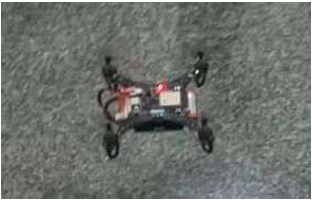
#> input picture reports/assets/NanoHawk_Drone.png, 312 x 200 px
$ python -i colour_tracker.py   (imports and definitions only)
#> lines starting #> are read from the running program, lines starting #| are printed output that depends on the picture; after the words box and inside, x2 and y2 are one past the last pixel; in counts of white or black regions, pixels touching at a corner belong together
#> further down, picture is the input picture: shape (200, 312, 3); mean B, G, R 107.5, 112.4, 108.8
"""
ColourTracker — HSV-based object tracker.

Directly derived from opecv-object-detection.py:
  - HSV colour range masking (default: orange)
  - Erosion + dilation noise reduction
  - Contour detection, largest contour selection
  - 10-point deque smoothing (matches smooth_x/y deque maxlen=10)
  - "Object Lost!" fallback to last known position

Can be used standalone (run on a frame) or injected into YoloService
as a fallback/alternative tracker.

Usage:
    ct = ColourTracker()
    result = ct.process(frame)   # returns ColourTrackResult
"""
from collections import deque
from dataclasses import dataclass
from typing import Optional

import cv2
import numpy as np


@dataclass
class ColourTrackResult:
    detected: bool
    center_x: int
    center_y: int
    bbox: tuple             # (x, y, w, h)
    smoothed_x: int
    smoothed_y: int
    lost: bool              # True if using last known position


# Default: orange — matches opecv-object-detection.py
_DEFAULT_LOWER = np.array([5, 100, 100])
_DEFAULT_UPPER = np.array([15, 255, 255])

# Structural elements for morphological ops — matches Python-Script
_KERNEL = np.ones((5, 5), np.uint8)
_MIN_AREA = 500             # Minimum contour area threshold (matches Python-Script)
_SMOOTH_WIN = 10            # Deque maxlen — matches smooth_x/y deque maxlen=10


class ColourTracker:
    """
    Tracks a coloured object in a BGR frame using HSV masking.
    Implements the same algorithm as opecv-object-detection.py.
    """

    def __init__(
        self,
        lower_hsv: Optional[np.ndarray] = None,
        upper_hsv: Optional[np.ndarray] = None,
    ):
        self._lower = lower_hsv if lower_hsv is not None else _DEFAULT_LOWER.copy()
        self._upper = upper_hsv if upper_hsv is not None else _DEFAULT_UPPER.copy()

        # Smoothing deques — matches smooth_x = deque(maxlen=10) in Python-Script
        self._smooth_x: deque[int] = deque(maxlen=_SMOOTH_WIN)
        self._smooth_y: deque[int] = deque(maxlen=_SMOOTH_WIN)
        self._last_x: Optional[int] = None
        self._last_y: Optional[int] = None

    def process(self, frame: np.ndarray) -> ColourTrackResult:
        """
        Detect coloured object in frame and return tracking result.
        Exact algorithm from opecv-object-detection.py.
        """
        hsv = cv2.cvtColor(frame, cv2.COLOR_BGR2HSV)
#> hsv: shape (200, 312, 3); mean H, S, V 56, 16.8, 113.5
        mask = cv2.inRange(hsv, self._lower, self._upper)
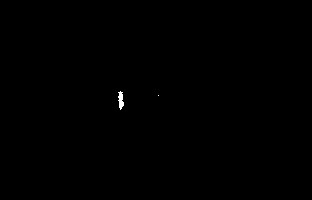
#> mask: shape (200, 312); 0.12% white; 2 white regions (1 under 20 px), largest, box (x1, y1, x2, y2) and area: (118, 91, 124, 110) 73

        # Noise reduction — matches Python-Script
        mask = cv2.erode(mask,  _KERNEL, iterations=1)
#> mask: shape (200, 312); every value is 0
        mask = cv2.dilate(mask, _KERNEL, iterations=2)

        contours, _ = cv2.findContours(
            mask, cv2.RETR_EXTERNAL, cv2.CHAIN_APPROX_SIMPLE)
#> contours = []

        if contours:
            largest = max(contours, key=cv2.contourArea)
            if cv2.contourArea(largest) > _MIN_AREA:
                x, y, w, h = cv2.boundingRect(largest)
                cx = x + w // 2
                cy = y + h // 2

                self._smooth_x.append(cx)
                self._smooth_y.append(cy)

                sx = int(sum(self._smooth_x) / len(self._smooth_x))
                sy = int(sum(self._smooth_y) / len(self._smooth_y))

                self._last_x, self._last_y = sx, sy

                return ColourTrackResult(
                    detected=True,
                    center_x=cx,
                    center_y=cy,
                    bbox=(x, y, w, h),
                    smoothed_x=sx,
                    smoothed_y=sy,
                    lost=False,
                )

        # Object not found — return last known position (matches Python-Script behaviour)
        if self._last_x is not None:
            return ColourTrackResult(
                detected=False,
                center_x=self._last_x,
                center_y=self._last_y,
                bbox=(0, 0, 0, 0),
                smoothed_x=self._last_x,
                smoothed_y=self._last_y,
                lost=True,
            )

        return ColourTrackResult(
            detected=False,
            center_x=0, center_y=0,
            bbox=(0, 0, 0, 0),
            smoothed_x=0, smoothed_y=0,
            lost=False,
        )

    # [46 lines left out: functions annotate, set_colour_range, reset, not called in this run]

>>> import cv2
>>> picture = cv2.imread('../reports/assets/NanoHawk_Drone.png')
>>> result = ColourTracker().process(picture)
